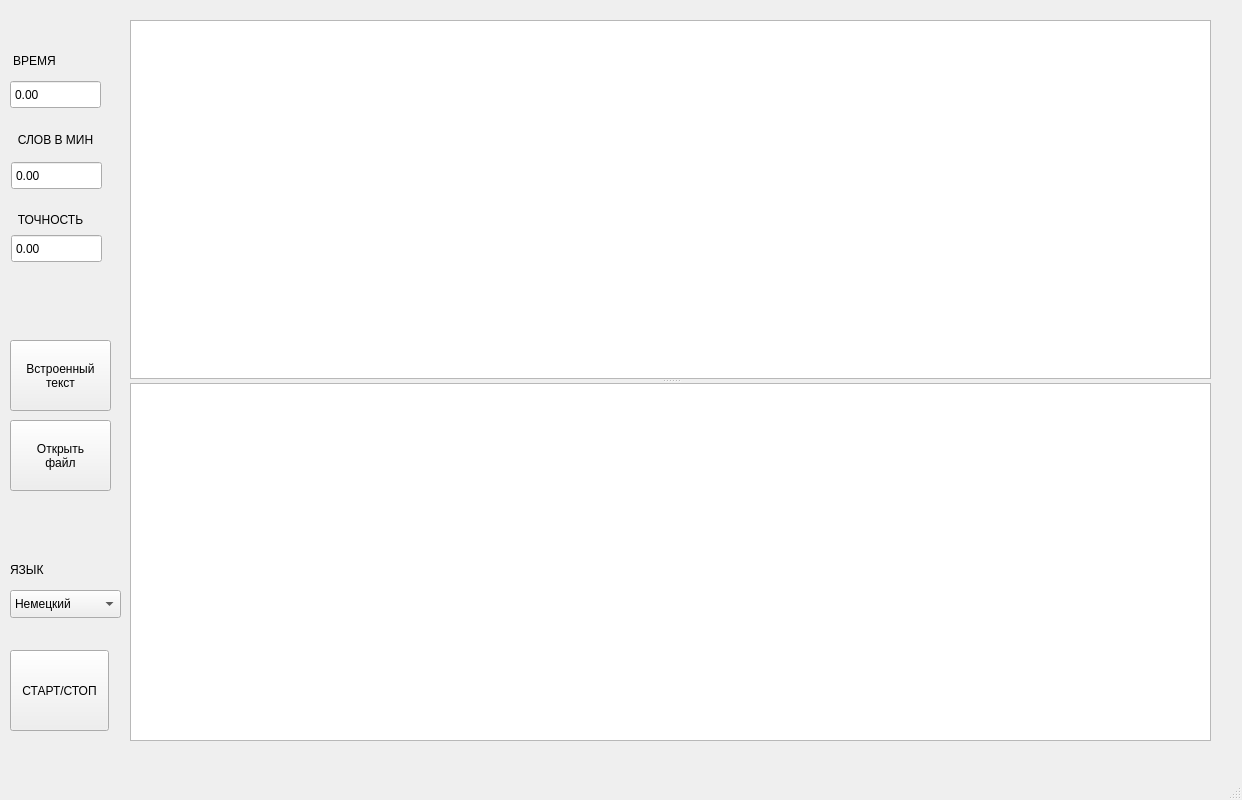
<?xml version="1.0" encoding="UTF-8"?>
<ui version="4.0">
 <class>MainWindow</class>
 <widget class="QMainWindow" name="MainWindow">
  <property name="geometry">
   <rect>
    <x>0</x>
    <y>0</y>
    <width>1242</width>
    <height>800</height>
   </rect>
  </property>
  <property name="minimumSize">
   <size>
    <width>1100</width>
    <height>800</height>
   </size>
  </property>
  <property name="windowTitle">
   <string>MainWindow</string>
  </property>
  <widget class="QWidget" name="centralwidget">
   <widget class="QPushButton" name="startBtn">
    <property name="geometry">
     <rect>
      <x>10</x>
      <y>650</y>
      <width>99</width>
      <height>81</height>
     </rect>
    </property>
    <property name="text">
     <string>СТАРТ/СТОП</string>
    </property>
   </widget>
   <widget class="QLabel" name="label_2">
    <property name="geometry">
     <rect>
      <x>10</x>
      <y>560</y>
      <width>63</width>
      <height>20</height>
     </rect>
    </property>
    <property name="text">
     <string>ЯЗЫК</string>
    </property>
   </widget>
   <widget class="QPushButton" name="openBtn">
    <property name="geometry">
     <rect>
      <x>10</x>
      <y>420</y>
      <width>101</width>
      <height>71</height>
     </rect>
    </property>
    <property name="text">
     <string>Открыть
файл</string>
    </property>
   </widget>
   <widget class="QDoubleSpinBox" name="timerBox">
    <property name="geometry">
     <rect>
      <x>10</x>
      <y>80</y>
      <width>91</width>
      <height>29</height>
     </rect>
    </property>
    <property name="readOnly">
     <bool>true</bool>
    </property>
    <property name="buttonSymbols">
     <enum>QAbstractSpinBox::NoButtons</enum>
    </property>
   </widget>
   <widget class="QDoubleSpinBox" name="wordsBox">
    <property name="geometry">
     <rect>
      <x>11</x>
      <y>161</y>
      <width>91</width>
      <height>29</height>
     </rect>
    </property>
    <property name="readOnly">
     <bool>true</bool>
    </property>
    <property name="buttonSymbols">
     <enum>QAbstractSpinBox::NoButtons</enum>
    </property>
    <property name="keyboardTracking">
     <bool>true</bool>
    </property>
   </widget>
   <widget class="QPushButton" name="presetBtn">
    <property name="geometry">
     <rect>
      <x>10</x>
      <y>340</y>
      <width>101</width>
      <height>71</height>
     </rect>
    </property>
    <property name="text">
     <string>Встроенный 
текст</string>
    </property>
   </widget>
   <widget class="QLabel" name="cntrLabel">
    <property name="geometry">
     <rect>
      <x>10</x>
      <y>210</y>
      <width>81</width>
      <height>20</height>
     </rect>
    </property>
    <property name="text">
     <string>ТОЧНОСТЬ</string>
    </property>
    <property name="alignment">
     <set>Qt::AlignCenter</set>
    </property>
    <property name="openExternalLinks">
     <bool>false</bool>
    </property>
   </widget>
   <widget class="QComboBox" name="langBox">
    <property name="geometry">
     <rect>
      <x>10</x>
      <y>590</y>
      <width>111</width>
      <height>28</height>
     </rect>
    </property>
    <property name="currentIndex">
     <number>0</number>
    </property>
    <item>
     <property name="text">
      <string>Немецкий</string>
     </property>
    </item>
    <item>
     <property name="text">
      <string>Французский</string>
     </property>
    </item>
    <item>
     <property name="text">
      <string>Арабский</string>
     </property>
    </item>
    <item>
     <property name="text">
      <string>Китайский</string>
     </property>
    </item>
    <item>
     <property name="text">
      <string>Белорусский</string>
     </property>
    </item>
    <item>
     <property name="text">
      <string>Иврит</string>
     </property>
    </item>
   </widget>
   <widget class="QDoubleSpinBox" name="accuracyBox">
    <property name="geometry">
     <rect>
      <x>11</x>
      <y>234</y>
      <width>91</width>
      <height>29</height>
     </rect>
    </property>
    <property name="buttonSymbols">
     <enum>QAbstractSpinBox::NoButtons</enum>
    </property>
   </widget>
   <widget class="QLabel" name="startLabel">
    <property name="geometry">
     <rect>
      <x>11</x>
      <y>51</y>
      <width>47</width>
      <height>20</height>
     </rect>
    </property>
    <property name="text">
     <string>ВРЕМЯ</string>
    </property>
    <property name="alignment">
     <set>Qt::AlignCenter</set>
    </property>
   </widget>
   <widget class="QLabel" name="label">
    <property name="geometry">
     <rect>
      <x>10</x>
      <y>130</y>
      <width>91</width>
      <height>20</height>
     </rect>
    </property>
    <property name="text">
     <string>СЛОВ В МИН</string>
    </property>
    <property name="alignment">
     <set>Qt::AlignCenter</set>
    </property>
   </widget>
   <widget class="QSplitter" name="editorsLayout">
    <property name="geometry">
     <rect>
      <x>130</x>
      <y>20</y>
      <width>1081</width>
      <height>721</height>
     </rect>
    </property>
    <property name="orientation">
     <enum>Qt::Vertical</enum>
    </property>
    <widget class="QTextEdit" name="checkTextEdit"/>
    <widget class="QTextEdit" name="aimTextEdit">
     <property name="minimumSize">
      <size>
       <width>0</width>
       <height>0</height>
      </size>
     </property>
     <property name="font">
      <font>
       <pointsize>11</pointsize>
       <italic>false</italic>
       <bold>false</bold>
      </font>
     </property>
    </widget>
   </widget>
  </widget>
  <widget class="QMenuBar" name="menubar">
   <property name="geometry">
    <rect>
     <x>0</x>
     <y>0</y>
     <width>1242</width>
     <height>25</height>
    </rect>
   </property>
  </widget>
  <widget class="QStatusBar" name="statusbar"/>
 </widget>
 <resources/>
 <connections/>
</ui>
